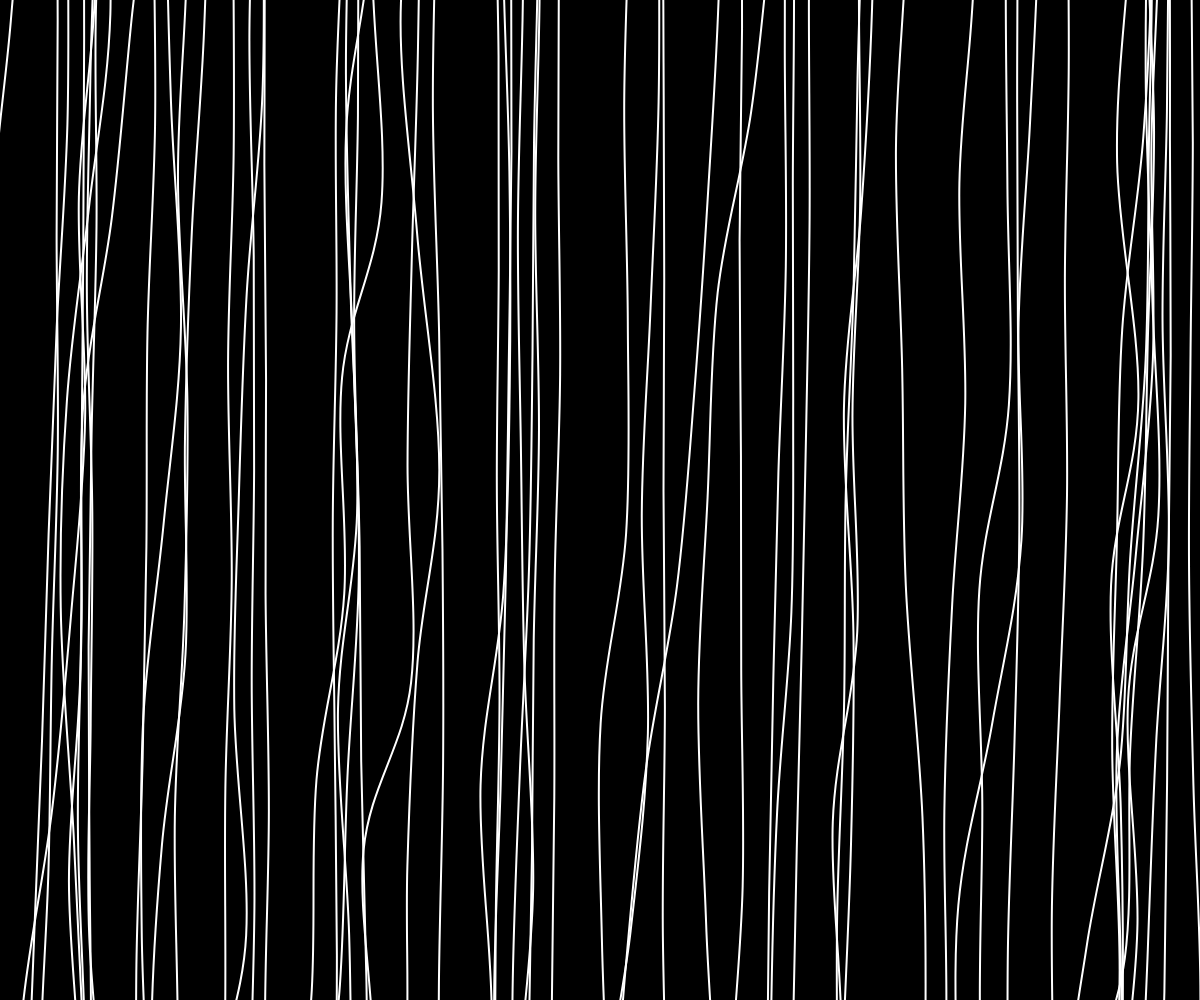
Frame 1 (no input)
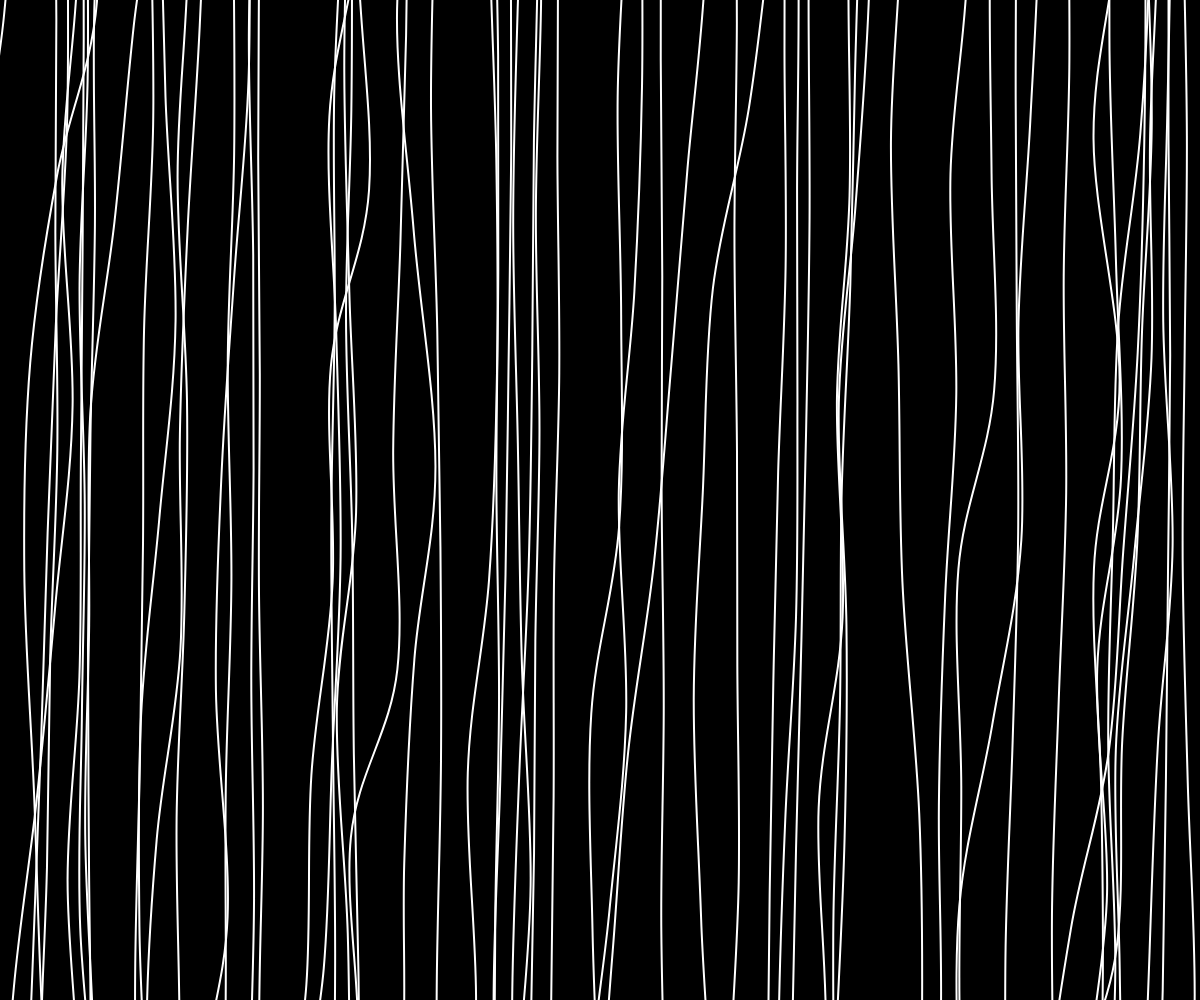
Frame 60 (no input)
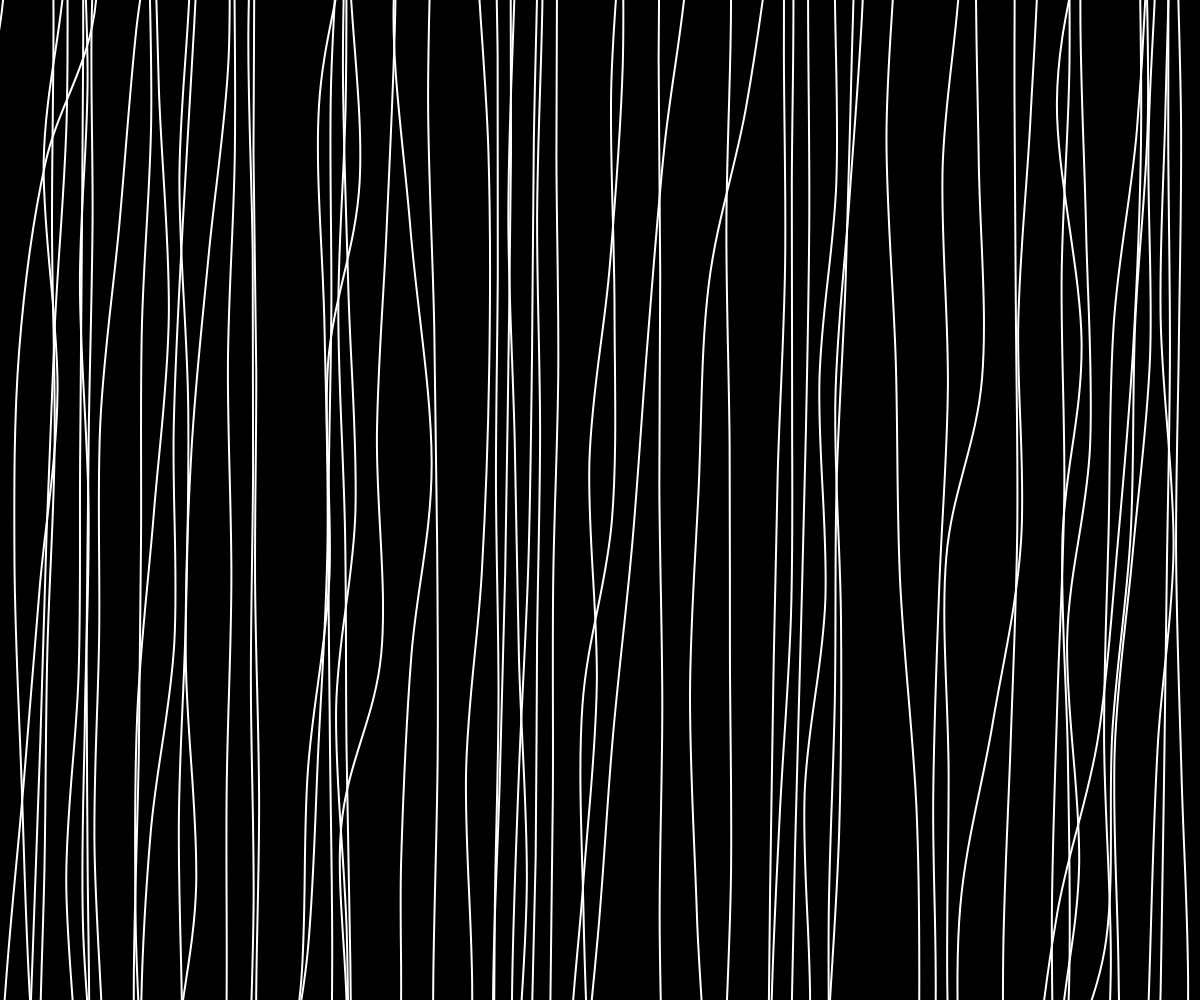
Frame 120 (the mouse pressed at the canvas centre since frame 60)

The p5.js sketch that drew these frames (run headless with seeded random() and noise() and a simulated clock; from frame 60 on, the mouse is pressed at the canvas centre):

// p5.js sketch
// ── sketch.js
let tendrils = [];

function setup() {
  createCanvas(windowWidth, windowHeight);
  background(0);

  // Create 100 tendrils at random positions
  for (let i = 0; i < 60; i++) {
    const x = random(width);
    const y = random(height);
    tendrils.push(new Tendril(x, y));
  }
}

function draw() {
  background(0);

  for (let i = 0; i < tendrils.length; i++) {
    tendrils[i].update();
    tendrils[i].display();
  }
}


class Tendril {
  constructor(x, y) {
    this.segments = [];
    this.numSegments = 15;
    this.segmentLength = height / (this.numSegments - 1) * 3; // Adjust segmentLength based on the canvas height
    this.speed = random(0.005, 0.1); // Slower speed
    this.amplitude = random(10, 80);
    this.windStrength = 0;
    this.offsets = [];

    const startY = y - (this.segmentLength * (this.numSegments - 1)) / 2; // Adjust startY to place the middle segment at mouseY

    for (let i = 0; i < this.numSegments; i++) {
      this.segments.push(createVector(x, startY + i * this.segmentLength));
      this.offsets.push(random(-1, 2));
    }
  }

  update() {
    const time = millis() * this.speed;
    const angle = HALF_PI; // Set the angle to vertical direction (90 degrees)

    for (let i = 0; i < this.numSegments - 1; i+=1) {
      const prevSegment = this.segments[i];
      const segment = this.segments[i + 1];
      const dx = cos(angle) * this.segmentLength;
      const dy = sin(angle) * this.segmentLength;

      // Add some randomness to segment positions
      const noiseX = noise(i * 0.1 + time * 0.001); // Adjust noise frequency for slower movement
      const noiseY = noise(i * 0.1 + time * 0.001); // Adjust noise frequency for slower movement
      const offsetX = map(noiseX, 0, 1, -this.amplitude, this.amplitude);
      const offsetY = map(noiseY, 0, 1, -this.amplitude, this.amplitude);
      segment.x = prevSegment.x + dx + offsetX * this.offsets[i];
      segment.y = prevSegment.y + dy + offsetY * this.offsets[i];
    }
  }

  applyWind(targetX, targetY) {
    for (let i = 0; i < this.numSegments - 1; i++) {
      const segment = this.segments[i + 1];

      const windDistance = dist(segment.x, segment.y, targetX, targetY);
      const windStrength = map(windDistance, 0, 200, 0, 0.02); // Decreased wind strength for slower effect

      if (windDistance < 100) {
        const angleToMouse = atan2(targetY - segment.y, targetX - segment.x);
        segment.x -= cos(angleToMouse) * windStrength;
        segment.y -= sin(angleToMouse) * windStrength;
      }
    }
  }

  resetWind() {
    for (let i = 0; i < this.numSegments; i++) {
      const originalX = this.segments[i].x;
      const originalY = this.segments[i].y;
      this.segments[i].x += (originalX - this.segments[i].x) * 0.01;
      this.segments[i].y += (originalY - this.segments[i].y) * 0.01;
    }
  }

  display() {
    noFill();
    stroke(255);
    strokeWeight(2);

    beginShape();
    curveVertex(this.segments[0].x, this.segments[0].y);

    for (let i = 0; i < this.numSegments - 1; i++) {
      const { x, y } = this.segments[i];
      curveVertex(x, y);
    }

    curveVertex(this.segments[this.numSegments - 1].x, this.segments[this.numSegments - 1].y);
    endShape();
  }
}
// ── style.css
html,
body {
  margin: 0;
  padding: 0;
  background-color: #000000;
  background-color: #fff;
}
canvas {
  display: block;
  margin-left: auto;
  margin-right: auto;
}
